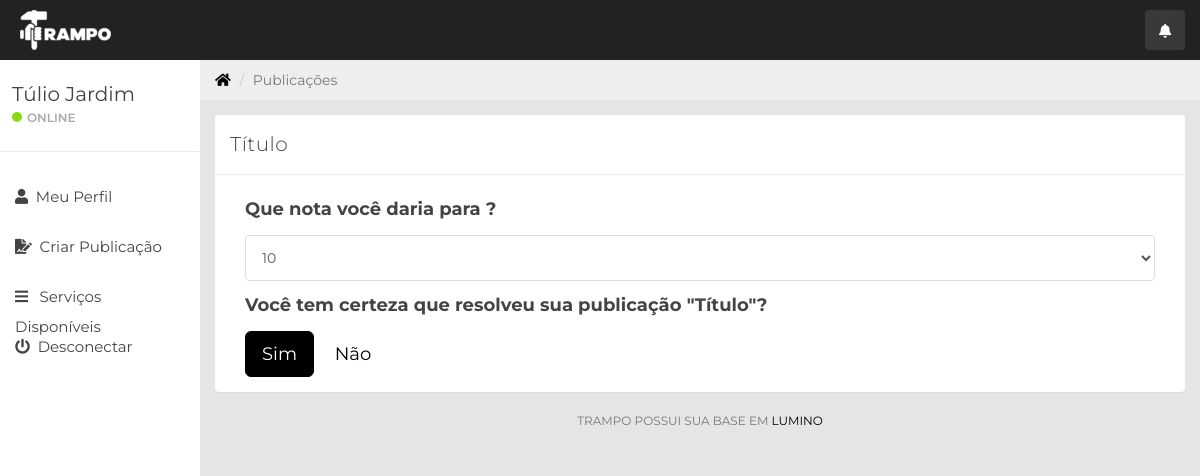
Page /concluido.php?id=1 (signed in) on the committed database.
### tables this page shows
CREATE TABLE IF NOT EXISTS `conta` (
  `id` INT(10) UNSIGNED NOT NULL AUTO_INCREMENT,
  `nome` VARCHAR(45) NOT NULL,
  `sobrenome` VARCHAR(45) NOT NULL,
  `email` VARCHAR(45) NOT NULL,
  `senha` VARCHAR(255) NOT NULL,
  `celular` VARCHAR(11) NOT NULL,
  `cep` VARCHAR(11) NOT NULL,
  PRIMARY KEY (`id`),
  UNIQUE INDEX `email_UNIQUE` (`email` ASC));

CREATE TABLE IF NOT EXISTS `publicacao` (
  `id` INT(10) UNSIGNED NOT NULL AUTO_INCREMENT,
  `conta_id` INT(10) UNSIGNED NOT NULL,
  `categoria_id` INT(10) UNSIGNED NOT NULL,
  `titulo` VARCHAR(45) NOT NULL,
  `descricao` TEXT NOT NULL,
  `status` TINYINT(3) UNSIGNED NOT NULL DEFAULT 0,
  `nota` INT NULL,
  PRIMARY KEY (`id`),
  INDEX `fk_publicacao_categoria1_idx` (`categoria_id` ASC),
  INDEX `fk_publicacao_conta1_idx` (`conta_id` ASC),
  CONSTRAINT `fk_publicacao_categoria1`
    FOREIGN KEY (`categoria_id`)
    REFERENCES `categoria` (`id`)
    ON DELETE NO ACTION
    ON UPDATE NO ACTION,
  CONSTRAINT `fk_publicacao_conta1`
    FOREIGN KEY (`conta_id`)
    REFERENCES `conta` (`id`)
    ON DELETE NO ACTION
    ON UPDATE NO ACTION);

### php/conta.php (called while the page is built, shortened)
<?php
class Conta {
    private $id;
     public function __construct() {
        $database = new Database();
        $dbSet = $database->dbSet();
        $this->conn = $dbSet;
    }
    public function setId($id){
        $this->id = $id;
    }
    public function view() {
        $query = "SELECT * FROM `conta` WHERE `id` = :id ;";
        $stmt = $this->conn->prepare($query);
        $stmt->bindParam(":id", $this->id);
        try {
            $stmt->execute();
            return $stmt->fetch(PDO::FETCH_OBJ);
        } catch (PDOException $e) {
            echo $e->getMessage();
            return null;
        }
    }
    public function viewPublicacao($id) {
        $query = "SELECT *, conta.nome AS pnome, categoria.nome AS cnome FROM `publicacao` JOIN categoria JOIN conta WHERE publicacao.id = :id AND conta_id = conta.id AND categoria.id = categoria_id;";
        $stmt = $this->conn->prepare($query);
        $stmt->bindParam(":id", $id);
        try {
            $stmt->execute();
            return $stmt->fetch(PDO::FETCH_OBJ);
        } catch (PDOException $e) {
            echo $e->getMessage();
            return null;
        }
    }
    public function respondido($id) {
        $query = "SELECT count(*) AS c FROM respostas WHERE publicacao_id = :id AND visualizado = 2;";
        $stmt = $this->conn->prepare($query);
        $stmt->bindParam(":id", $id);
        try {
            $stmt->execute();
            return $stmt->fetch(PDO::FETCH_OBJ)->c >= 1;
        } catch (PDOException $e) {
            echo $e->getMessage();
            return null;
        }
    }
}

### concluido.php (the view, shortened to what this page needs)
<?php
include_once('header.php');
$p = $conta->viewPublicacao($_GET['id']);
$r = $conta->viewResposta($_GET['id'], $_GET['conta']);
?>
	<div class="col-sm-9 col-sm-offset-3 col-lg-10 col-lg-offset-2 main">
		<div class="row">
			<ol class="breadcrumb">
				<li><a href="#">
					<em class="fa fa-home"></em>
				</a></li>
				<li class="active">Publicações</li>
			</ol>
		</div>
		<?php if(!$conta->respondido($_GET['id'])) { ?>
		<div class="panel panel-default pnl-sem-titulo">
			<div class="panel-heading"><?php echo $p->titulo ?></div>
			<div class="panel-body">
				<div class="col-md-12 justify-content-md-center">
					<form role="form" action="concluido.php?id=<?= $_GET['id']; ?>&conta=<?= $_GET['conta']; ?>" method="post">
						<?php if($_GET['conta'] != $_SESSION['id']) { ?>
						<div class="form-group">
							<h4><label>Que nota você daria para <?= $r->nome . ' ' . $r->sobrenome ?>?</label></h4>
							<select name="nota" class="form-control" required>
								<option value='10' selected>10</option>
							</select>
						</div>
						<?php } ?>
						<h4><label>Você tem certeza que <?= $r->nome . ' ' . $r->sobrenome ?> resolveu sua publicação "<?= $p->titulo ?>"?</label></h4>
						<button name="sim" class="btn-primary btn btn-lg" type="submit">Sim</button>
						<a class="btn-muted btn btn-lg" href="javascript:history.back()">Não</a>
					</form>
				</div>
			</div>
		</div>
		<?php } ?>
			<div class="col-sm-12">
				<p class="back-link">Trampo possui sua base em <a href="https://www.medialoot.com">Lumino</a></p>
			</div>
		</div>
</body>
</html>

### header.php (shortened to what this page needs)
<?php
include_once('php/conta.php');
$conta = new Conta();
$conta->setId($_SESSION['id']);
$c = $conta->view();
$countRespostas = $conta->countRespostas();
?>
<!DOCTYPE html>
<html>
<head>
	<link href="css/bootstrap.min.css" rel="stylesheet">
	<link href="css/font-awesome.min.css" rel="stylesheet">
	<link rel="stylesheet" href="https://use.fontawesome.com/releases/v5.2.0/css/all.css">
	<link href="css/datepicker3.css" rel="stylesheet">
	<link href="css/styles.css" rel="stylesheet">
</head>
<body>
	<nav class="navbar navbar-custom navbar-fixed-top" role="navigation">
		<div class="container-fluid">
			<div class="navbar-header">
				<a class="navbar-brand" href="#"><img src="img/logo.png" class="img-responsive" alt="Trampo"></a>
				<ul class="nav navbar-top-links navbar-right">
					<li class="dropdown"><a class="dropdown-toggle count-info" data-toggle="dropdown" href="#">
						<em class="fa fa-bell"></em><?php if($countRespostas > 0) { ?><span class="label label-info"><?= $countRespostas; ?></span><?php } ?>
					</a>
					</li>
				</ul>
			</div>
		</div>
	</nav>
	<div id="sidebar-collapse" class="col-sm-3 col-lg-2 sidebar">
		<div class="profile-sidebar">
			<div class="profile-usertitle">
				<div class="profile-usertitle-name"><?php echo $c->nome . ' ' . $c->sobrenome ?></div>
				<div class="profile-usertitle-status"><span class="indicator label-success"></span>Online</div>
			</div>
		</div>
		<ul class="nav menu">
			<li><a href="perfil.php"><em class="fa fa-user">&nbsp;</em> Meu Perfil</a></li>
			<li><a href="criaPublicacao.php"><em class="fa fa-file-signature">&nbsp;</em> Criar Publicação</a></li>
			<li class="parent "><a data-toggle="collapse" href="#sub-item-1">
				<em class="fa fa-navicon">&nbsp;&nbsp;</em> Serviços Disponíveis<span data-toggle="collapse" href="#sub-item-1" class="icon pull-right"></span>
				</a>
			</li>
			<li><a href="login.php"><em class="fa fa-power-off">&nbsp;</em> Desconectar</a></li>
		</ul>
	</div>

### css/styles.css (style rules this page uses)
body { background: #e5e5e5; padding-top: 60px; font-size: 14px; color: #444444; font-family: "Montserrat", "Helvetica Neue", Helvetica, Arial, sans-serif; }
p { color: #777; }
a, a:hover, a:focus { color: #000; }
h1, h2, h3, h4, h5, h6 { color: #444444; }
h3, h4 { font-weight: 300; }
.navbar-custom { background: #222; height: 60px; }
.navbar-header .navbar-brand { color: #fff; font-size: 20px; text-transform: uppercase; font-weight: 500; height: 60px; padding-top: 10px; padding-left: 20px; }
.dropdown { background: rgba(255, 255, 255, 0.1); float: left; margin: 10px 8px; padding: 0px; border-radius: 4px; }
.dropdown a.dropdown-toggle { color: #fff; height: 40px; width: 40px; padding-top: 11px; padding-left: 9px; }
.navbar-top-links li:last-child { margin-right: 15px; }
.dropdown em { margin: 0 5px; }
.btn-primary, .btn-primary:hover, .btn-primary:focus, .btn-primary:active, .btn-primary.active, .open > .dropdown-toggle.btn-primary, .btn-primary.disabled, .btn-primary[disabled], fieldset[disabled] .btn-primary, .btn-primary.disabled:hover, .btn-primary[disabled]:hover, fieldset[disabled] .btn-primary:hover, .btn-primary.disabled:focus, .btn-primary[disabled]:focus, fieldset[disabled] .btn-primary:focus, .btn-primary.disabled:active, .btn-primary[disabled]:active, fieldset[disabled] .btn-primary:active, .btn-primary.disabled.active, .btn-primary[disabled].active, fieldset[disabled] .btn-primary.active { background-color: #000; border-color: #000; }
.label-success { background-color: #8ad919; }
.panel { border: 0; }
.panel-heading { font-size: 20px; font-weight: 300; letter-spacing: 0.025em; height: 60px; line-height: 38px; }
.panel-default .panel-heading { background: #fff; border-bottom: 1px solid #e9ecf2; color: #444444; }
.navbar { border: 0; }
.sidebar { display: block; padding: 0; display: none; box-shadow: none; background: #fff; }
.sidebar ul { margin: 20px 0px; }
@media (min-width: 768px) { .sidebar { display: block; position: fixed; top: 60px; bottom: 0; left: 0; z-index: 1000; display: block; margin: 0; padding: 0; overflow-x: hidden; overflow-y: auto; } }
@media (min-width: 768px) { .navbar-header { width: 100%; } }
.sidebar ul.nav li a { height: 50px; font-size: 15px; line-height: 2em; color: #444444; }
.profile-sidebar { padding: 10px 0; border-bottom: 1px solid #e9ecf2; }
.indicator { width: 10px; height: 10px; display: inline-block; border-radius: 9999px; margin-right: 5px; }
.profile-usertitle { float: left; text-align: left; margin: 10px 0 0 12px; }
.profile-usertitle-name { font-size: 20px; margin-bottom: 0px; }
.profile-usertitle-status { text-transform: uppercase; color: #AAA; font-size: 12px; font-weight: 600; margin-bottom: 15px; }
.breadcrumb { border-radius: 0; padding: 10px 15px 10px 15px; background: #eee; margin: 0; }
p.back-link { text-align: center; margin-bottom: 20px; font-size: 12px; text-transform: uppercase; }
.main { background-color: #e5e5e5; }
select.form-control { border: 1px solid #ddd; box-shadow: none; height: 46px; }
.pnl-sem-titulo { margin-top: 15px; }

### rows in the picture
conta: nome "Túlio", sobrenome "Jardim"
publicacao: titulo "Título"
